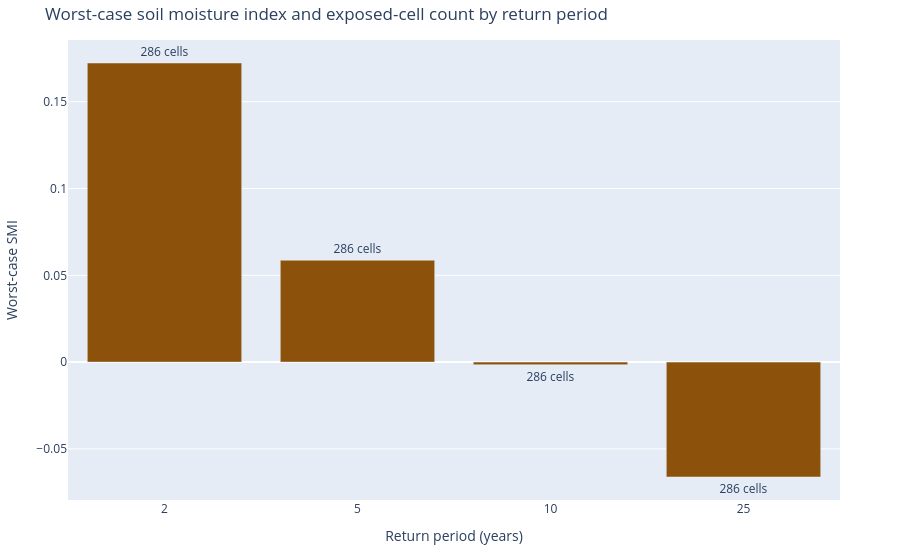

This figure's notebook cell:
### Code cell
ranked = summary.sort_values("return_period")
fig_escalation = go.Figure(
    go.Bar(
        x=[str(rp) for rp in ranked["return_period"]],
        y=ranked["worst_smi"],
        marker_color="#8C510A",
        text=ranked["exposed_cells"],
        texttemplate="%{text:,} cells",
        textposition="outside",
        customdata=ranked[["mean_smi"]],
        hovertemplate=(
            "RP %{x}yr<br>Worst-case SMI: %{y:.3f}"
            "<br>Mean SMI: %{customdata[0]:.3f}<extra></extra>"
        ),
    )
)
fig_escalation.update_layout(
    title="Worst-case soil moisture index and exposed-cell count by return period",
    xaxis_title="Return period (years)",
    yaxis_title="Worst-case SMI",
    margin=dict(l=60, r=60, t=40, b=60),
)
fig_escalation.show()

### Figure 1 — Plotly figure (JSON) as saved in the notebook; plotly's stock layout.template omitted (floating-point values rounded to 4 significant figures)
{"data": [{"customdata": [[0.346], [0.192], [0.1258], [0.06331]], "hovertemplate": "RP %{x}yr<br>Worst-case SMI: %{y:.3f}<br>Mean SMI: %{customdata[0]:.3f}<extra></extra>", "marker": {"color": "#8C510A"}, "text": [286.0, 286.0, 286.0, 286.0], "textposition": "outside", "texttemplate": "%{text:,} cells", "type": "bar", "x": ["2", "5", "10", "25"], "y": [0.1723, 0.05867, -0.0015, -0.06619]}], "layout": {"margin": {"b": 60, "l": 60, "r": 60, "t": 40}, "title": {"text": "Worst-case soil moisture index and exposed-cell count by return period"}, "xaxis": {"title": {"text": "Return period (years)"}}, "yaxis": {"title": {"text": "Worst-case SMI"}}}}
